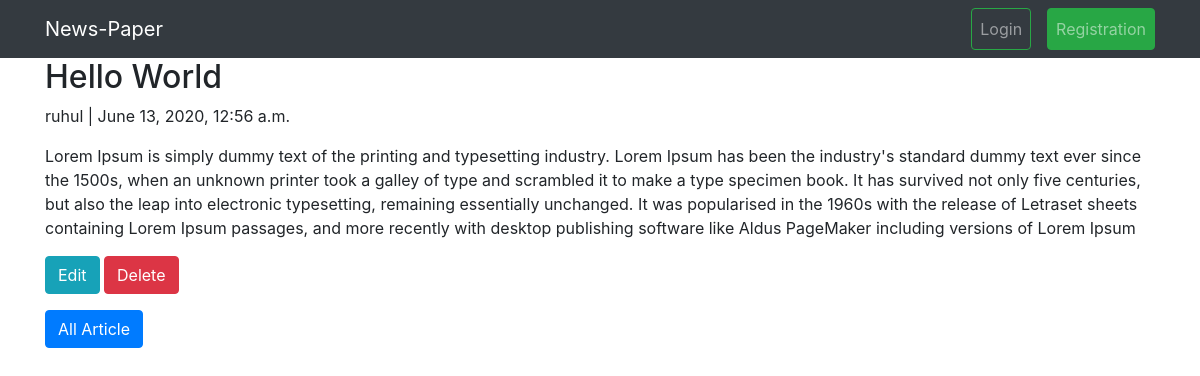
/articles/1/, run on the app's committed database.
### articles/models.py (models this page shows, shortened)
class Article(models.Model):
    title = models.CharField(max_length = 255)
    body = models.TextField()
    date = models.DateTimeField(auto_now_add = True)
    author = models.ForeignKey(get_user_model(),on_delete = models.CASCADE)

### users/models.py (models this page shows)
class CustomUser(AbstractUser):
    age = models.PositiveIntegerField(null = True, blank = True)

### articles/views.py (the view)
# urls.py: path('<int:pk>/',ArticleDetailsView.as_view(),name = 'article_details'),
class ArticleDetailsView(DetailView):
    model = Article
    template_name = 'articles/article_details.html'

### templates/articles/article_details.html (shortened to what this page needs)
{% extends 'base.html' %}
{% block content %}
    <div class="container">
        <div class="article-entry">
            <h2>{{ object.title }}</h2>
            <p>{{ object.author }} | {{ object.date }}</p>
            <p>{{ object.body }}</p>
        </div>
        <p>
            <a class="btn btn-info" href="{% url 'article_edit' article.pk %}">Edit</a>
            <a class="btn btn-danger" href="{% url 'article_delete' article.pk %}">Delete</a>
        </p>
        <p><a class="btn btn-primary" href="{% url 'article_list'%}">All Article</a></p>
    </div>
{% endblock %}

### data on the page
Article: title "Hello World", author "ruhul", date "June 13, 2020, 12:56 a.m.", body "Lorem Ipsum is simply dummy text of the printing and typesetting industry. Lorem Ipsum has been the industry's standard dummy text ever since the 1500s, when an unknown printer took a galley of type and scrambled it to make a type specimen book. It has survived not only five centuries, but also the leap into electronic typesetting, remaining essentially unchanged. It was popularised in the 1960s with the release of Letraset sheets containing Lorem Ipsum passages, and more recently with desktop publishing software like Aldus PageMaker including versions of Lorem Ipsum"
